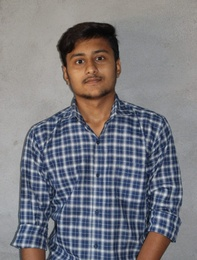
%> input picture Sem 1/B Tech/IP/129_ImageProcessing/my.jpeg, 197 x 260 px, shrunk from 853 x 1128 before the run
$ octave 129_06_11.m   (GNU Octave 9; MATLAB toolbox functions it lacks are replaced by stand-ins)
%> lines starting %> are read from the running program, lines starting %| are printed output that depends on the picture
### B Tech/IP/129_ImageProcessing/salt_and_pepper_noise.m
function noisy = salt_and_pepper_noise(img,prob)
  [M,N]=size(img);
  for i=1:(M*N*prob)
    p = round(1+(M-1)*rand());
    q = round(1+(N-1)*rand());
    if(round(rand()) == 0)
      img(p,q) = 255;
    else
      img(p,q) = 0;
    endif
  endfor
  noisy = img;
endfunction

### Sem 1/B Tech/IP/129_ImageProcessing/129_06_11.m
clc
clear all
close all

pkg load image
img = rgb2gray(imread('./my.jpeg'));
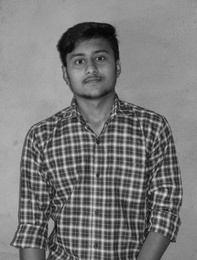
%> img: size 260x197 uint8; min 5, max 226, mean 122.4
subplot(1,2,1)
imshow(img);
title('My Image');

prob =  rand();
noisy = salt_and_pepper_noise(img,prob);
%> after the loop in salt_and_pepper_noise, `for i=1:(M*N*prob)`:
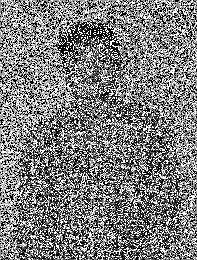
%> img: size 260x197 uint8; min 0, max 255, mean 125.9
subplot(1,2,2)
imshow(noisy);
title("Salt and Peper noise with probability 0.2");
imwrite(noisy,"./salt_pepper_random_prob.jpeg")

$ run again, with Sem 1/B Tech/IP/129_ImageProcessing/face.jpeg copied over Sem 1/B Tech/IP/129_ImageProcessing/my.jpeg
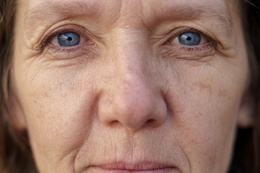
%> input picture Sem 1/B Tech/IP/129_ImageProcessing/face.jpeg, 260 x 173 px, shrunk from 1100 x 733 before the run
%> `img = rgb2gray(imread('./my.jpeg'));`:
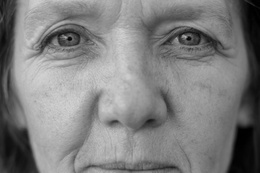
%> img: size 173x260 uint8; min 0, max 211, mean 126.7
%> after the loop in salt_and_pepper_noise, `for i=1:(M*N*prob)`:
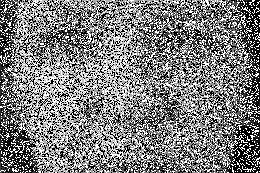
%> img: size 173x260 uint8; min 0, max 255, mean 127
